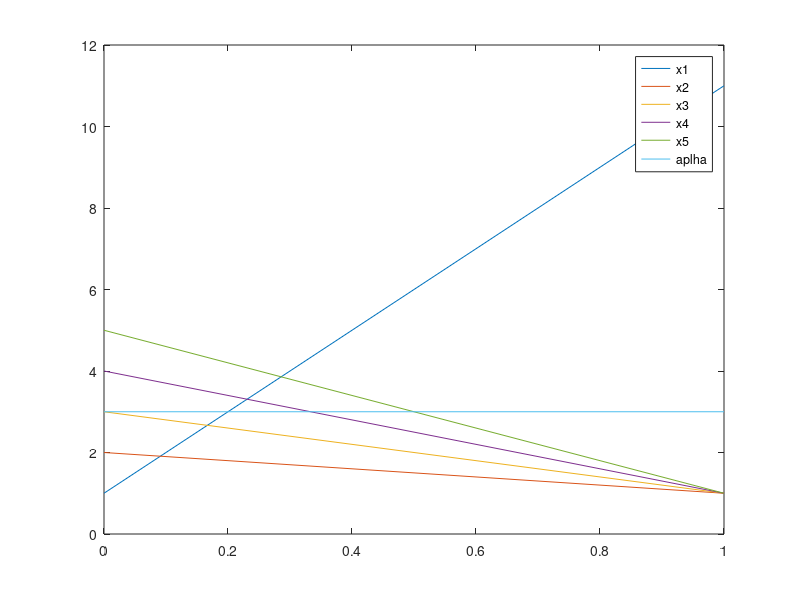
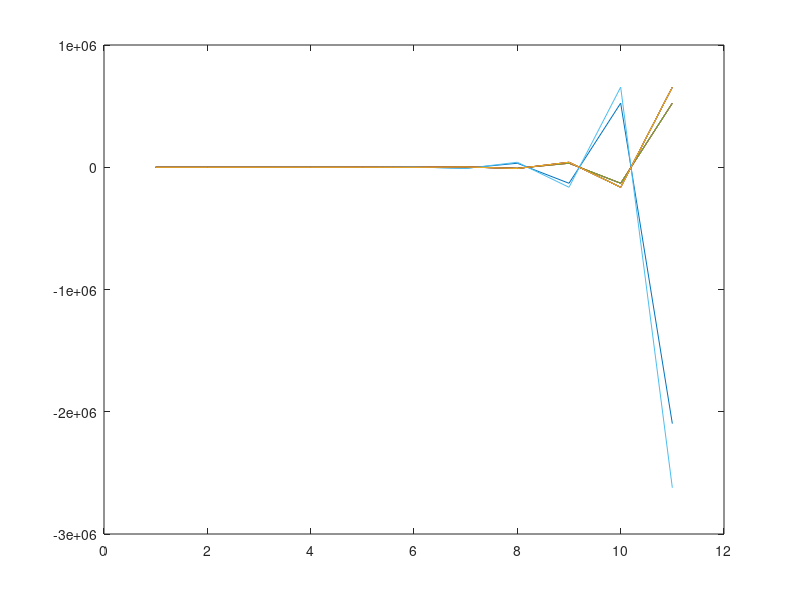
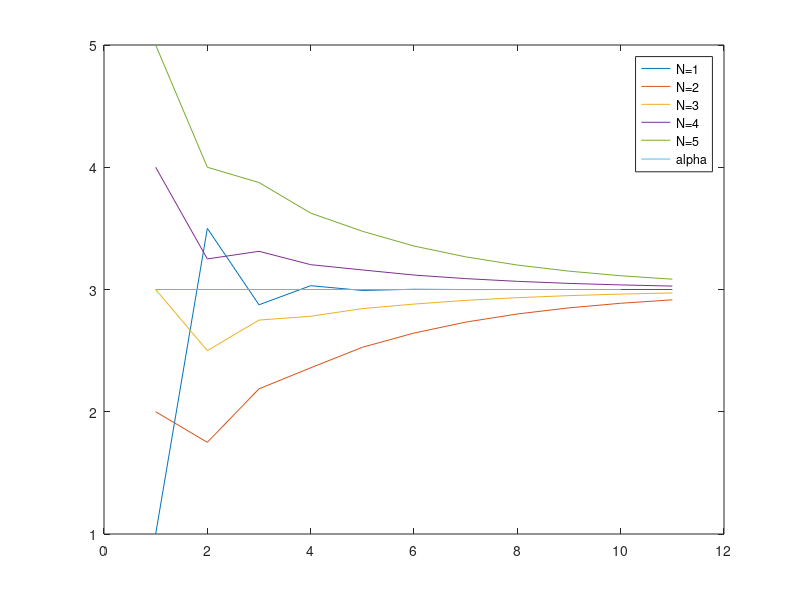

Source code (MATLAB) for these figures, in order:
%% I. CONSENSUS NETWORKS
% A test of the different notions given in chapter "A consensus networks"
% of "Consensus and Cooperation in Networked Multi-Agent Systems"
%% Definitions
% Define nodes
V = [1,2,3]

% Define edges
E={[2],[1,3],[1]}
ismember(1,E{3})

% Define graph
G = {V,E}
G{1}(1)
iscell(G{2})

%% Test row-sum of graph Laplacian
% Calculate graph Laplacian

L = zeros(length(V));

for i=1:length(L)
    for j=1:length(L)
        if ismember(j,G{2}{i})
            L(i,j)=-1;
        end
        if j==i
            L(i,j)=length(G{2}{i});
        end
    end
end

L

% check row-sum is equal to zero

rowSums = sum(L,2)

%% Test zero eigenvalue of graph Laplacian
% Calculate graph Laplacian

L = zeros(length(V));

for i=1:length(L)
    for j=1:length(L)
        if ismember(j,G{2}{i})
            L(i,j)=-1;
        end
        if j==i
            L(i,j)=length(G{2}{i});
        end
    end
end

L

% Define eigenvector of *1* v
v = ones(length(L),1)

% Test result of L*v=lambda*v, which should then give zero
L*v

% Define x* vector with alpha value instead of ones
alpha = 3
x_star = v*alpha

% Repeat test wih x* instead, which should also give zero
L*x_star

% Thus v and x* are both eigenvectors for the graph Laplacian L
%% II. INFORMATION CONSENSUS
% Testing the notions given in chapter II Information Consensus

% Defining vertice vector V
V = [1,2,3,4,5]

% Defining adjacancy matrix A
A = [
    0,1,1,1,1
    1,0,0,0,0
    1,0,0,0,0
    1,0,0,0,0
    1,0,0,0,0
    ]

%res=find(A(3,:)==1)

% Defining neighbors N
N = {};
for i=1:length(V)
    N(i) = {find(not(A(i,:)==0))};
end
N

% Defining edges E
E = {};
for i=1:length(V)
    for j=1:length(V)
        if not(A(i,j)==0)
            E{end+1} = [i,j];
        end
    end
end
E

% Defining graph G
G = {V,E}

% Defining degree matrix D
D = zeros(length(V));
for i=1:length(V)
    for j=1:length(V)
        if not(i==j)
            D(i,i) = D(i,i) + A(i,j);
        end
    end
end
D

%% Defnining graph Laplacian L
L = D-A

% check row-sum is equal to zero
rowSums = sum(L,2)

% Testing with an actual system
x = [1;2;3;4;5]

x_dot = -L*x

disp("sum of x_dot:")
sum(x_dot)

x_final = x_dot + x
disp("supposed alpha:")
alpha_cal = sum(x)/length(x)
disp("actual alpha:")
alpha_res = sum(x_final)/length(x_final)

plot([0;1],[x,x_final],[0,1],[alpha_cal,alpha_res])
legend('x1','x2','x3','x4','x5','aplha')


figure
x_dot_i = zeros(length(V),1);
x_hist = x;
x_dot_hist = x;
for t=1:10
    for i=1:length(V)
        % for j=N{i}
        %     x_dot_i(i) = A(i,j)*(x(j)-x(i));
        % end
        x_dot_i = -L*x;
    end
    x_dot_i;
    x = x + x_dot_i;
    x_dot_hist = [x_dot_hist,x_dot_i];
    x_hist = [x_hist,x];
end
plot(x_hist')
hold on
plot(x_dot_hist')


%% Defining alternative graph Laplacian for discrite time P, a so called
% Perron matrix
% Need to define Laplacian matrix first
L = D-A

% Then Perron can be defined
delta = max(diag(D))
str = "Epsilon can be (" + 0 + "," + 1/delta + "]";
disp(str)
epsilon = 1/delta % This value should be (0,delta^-1)
P = eye(length(L)) - epsilon*L

% Check Perron matrix is defined correctly
disp("A correct Perron matrix should give 1 when multiplied by egeinvector with ones")
P*ones(length(L),1)

% Testing with an actual system
x_0 = [1;2;3;4;5]

% Expected Decision (balanced)
alpha_expected = sum(x_0)/length(x_0)

% Testing convergence
figure
x = x_0;
x_hist = [x];
for t=1:10
    x = P*x;
    x_hist = [x_hist,x];
end
plot(1:length(x_hist),x_hist',[1,10],[alpha_expected,alpha_expected])
legends = cellstr(num2str(V', 'N=%-d'))
legends{end+1} = "alpha"
legend(legends)